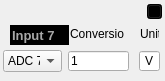
                <widget class="QFrame" name="gridFrame_7">
                 <property name="sizePolicy">
                  <sizepolicy hsizetype="Minimum" vsizetype="Minimum">
                   <horstretch>0</horstretch>
                   <verstretch>0</verstretch>
                  </sizepolicy>
                 </property>
                 <property name="minimumSize">
                  <size>
                   <width>165</width>
                   <height>0</height>
                  </size>
                 </property>
                 <property name="maximumSize">
                  <size>
                   <width>165</width>
                   <height>16777215</height>
                  </size>
                 </property>
                 <property name="styleSheet">
                  <string notr="true">#gridFrame_7{
border: 1px solid rgb(168,168,168)
}</string>
                 </property>
                 <widget class="QLineEdit" name="lineEdit_Input7Name">
                  <property name="geometry">
                   <rect>
                    <x>10</x>
                    <y>25</y>
                    <width>59</width>
                    <height>20</height>
                   </rect>
                  </property>
                  <property name="sizePolicy">
                   <sizepolicy hsizetype="Fixed" vsizetype="Fixed">
                    <horstretch>0</horstretch>
                    <verstretch>0</verstretch>
                   </sizepolicy>
                  </property>
                  <property name="maximumSize">
                   <size>
                    <width>59</width>
                    <height>16777215</height>
                   </size>
                  </property>
                  <property name="font">
                   <font>
                    <pointsize>10</pointsize>
                    <weight>75</weight>
                    <bold>true</bold>
                   </font>
                  </property>
                  <property name="toolTip">
                   <string>Click to edit name</string>
                  </property>
                  <property name="styleSheet">
                   <string notr="true">#lineEdit_Input7Name{
background: black;
border: none;
color: rgb(168,168,168)
}</string>
                  </property>
                  <property name="text">
                   <string>Input 7</string>
                  </property>
                 </widget>
                 <widget class="QComboBox" name="comboBox_Input7">
                  <property name="geometry">
                   <rect>
                    <x>3</x>
                    <y>50</y>
                    <width>59</width>
                    <height>22</height>
                   </rect>
                  </property>
                  <property name="minimumSize">
                   <size>
                    <width>59</width>
                    <height>22</height>
                   </size>
                  </property>
                  <property name="maximumSize">
                   <size>
                    <width>59</width>
                    <height>22</height>
                   </size>
                  </property>
                  <property name="currentIndex">
                   <number>6</number>
                  </property>
                  <item>
                   <property name="text">
                    <string>ADC 1</string>
                   </property>
                  </item>
                  <item>
                   <property name="text">
                    <string>ADC 2</string>
                   </property>
                  </item>
                  <item>
                   <property name="text">
                    <string>ADC 3</string>
                   </property>
                  </item>
                  <item>
                   <property name="text">
                    <string>ADC 4</string>
                   </property>
                  </item>
                  <item>
                   <property name="text">
                    <string>ADC 5</string>
                   </property>
                  </item>
                  <item>
                   <property name="text">
                    <string>ADC 6</string>
                   </property>
                  </item>
                  <item>
                   <property name="text">
                    <string>ADC 7</string>
                   </property>
                  </item>
                  <item>
                   <property name="text">
                    <string>ADC 8</string>
                   </property>
                  </item>
                 </widget>
                 <widget class="QLabel" name="label_Basename_17">
                  <property name="geometry">
                   <rect>
                    <x>70</x>
                    <y>26</y>
                    <width>54</width>
                    <height>16</height>
                   </rect>
                  </property>
                  <property name="styleSheet">
                   <string notr="true">#label_Basename{
color: rgb(168, 168, 168)
}</string>
                  </property>
                  <property name="text">
                   <string>Conversion</string>
                  </property>
                 </widget>
                 <widget class="QLineEdit" name="lineEdit_Input7Conversion">
                  <property name="geometry">
                   <rect>
                    <x>68</x>
                    <y>51</y>
                    <width>61</width>
                    <height>20</height>
                   </rect>
                  </property>
                  <property name="minimumSize">
                   <size>
                    <width>61</width>
                    <height>20</height>
                   </size>
                  </property>
                  <property name="maximumSize">
                   <size>
                    <width>61</width>
                    <height>20</height>
                   </size>
                  </property>
                  <property name="toolTip">
                   <string>&lt;html&gt;&lt;head/&gt;&lt;body&gt;&lt;p&gt;volts / conversion_factor= units&lt;/p&gt;&lt;/body&gt;&lt;/html&gt;</string>
                  </property>
                  <property name="styleSheet">
                   <string notr="true"/>
                  </property>
                  <property name="text">
                   <string>1</string>
                  </property>
                 </widget>
                 <widget class="QLabel" name="label_Basename_18">
                  <property name="geometry">
                   <rect>
                    <x>140</x>
                    <y>26</y>
                    <width>19</width>
                    <height>16</height>
                   </rect>
                  </property>
                  <property name="styleSheet">
                   <string notr="true">#label_Basename{
color: rgb(168, 168, 168)
}</string>
                  </property>
                  <property name="text">
                   <string>Unit</string>
                  </property>
                 </widget>
                 <widget class="QLineEdit" name="lineEdit_Input7Unit">
                  <property name="geometry">
                   <rect>
                    <x>139</x>
                    <y>51</y>
                    <width>21</width>
                    <height>20</height>
                   </rect>
                  </property>
                  <property name="minimumSize">
                   <size>
                    <width>21</width>
                    <height>20</height>
                   </size>
                  </property>
                  <property name="maximumSize">
                   <size>
                    <width>21</width>
                    <height>20</height>
                   </size>
                  </property>
                  <property name="styleSheet">
                   <string notr="true"/>
                  </property>
                  <property name="text">
                   <string>V</string>
                  </property>
                  <property name="alignment">
                   <set>Qt::AlignCenter</set>
                  </property>
                 </widget>
                 <widget class="QPushButton" name="pushButton_RemoveInput7">
                  <property name="enabled">
                   <bool>true</bool>
                  </property>
                  <property name="geometry">
                   <rect>
                    <x>147</x>
                    <y>4</y>
                    <width>15</width>
                    <height>15</height>
                   </rect>
                  </property>
                  <property name="sizePolicy">
                   <sizepolicy hsizetype="Fixed" vsizetype="Fixed">
                    <horstretch>0</horstretch>
                    <verstretch>0</verstretch>
                   </sizepolicy>
                  </property>
                  <property name="styleSheet">
                   <string notr="true">#pushButton_RemoveInput7{
image:url(:/nSOTScanner/Pictures/tab_close.png);
background: black;
}

#pushButton_RemoveInput7:hover{
background: gray;
}</string>
                  </property>
                  <property name="text">
                   <string/>
                  </property>
                  <property name="iconSize">
                   <size>
                    <width>16</width>
                    <height>16</height>
                   </size>
                  </property>
                 </widget>
                </widget>
